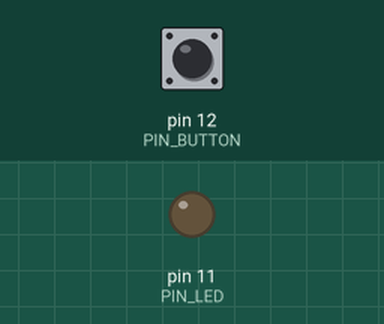
Bench run of a program on a simulated Raspberry Pi (header pin numbers). Shown: output pins drawn as LEDs (lit = HIGH). The test bench sets the inputs (shaded band); at power-on: pin 12 (PIN_BUTTON) HIGH. What the program prints to the terminal is not drawn.

Above: at 1.2 s.
1.3 s: pin 12 (PIN_BUTTON) pulled LOW for 0.15 s
At 1.38 s:
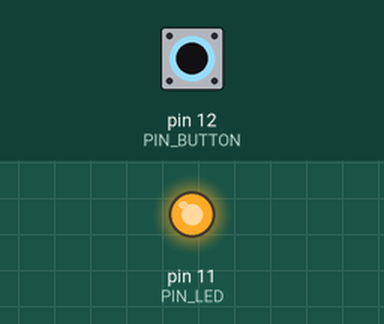
2.9 s: pin 12 (PIN_BUTTON) pulled LOW for 3.2 s
At 6.6 s:
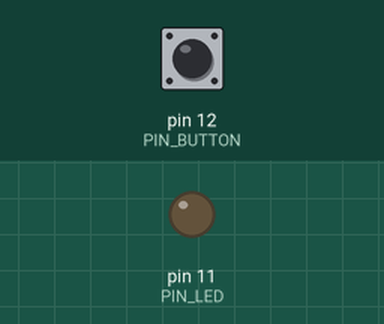
Timing chart, 0 to 8.1 s (numbered marks = the images above; inputs shaded):
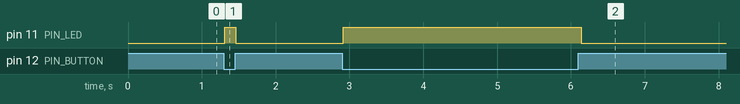

The program:

test.py
```python
import RPi.GPIO as GPIO
import time

# Configuración de pines
GPIO.setmode(GPIO.BOARD)
PIN_LED = 11      # LED de prueba
PIN_BUTTON = 12   # Botón de prueba

GPIO.setup(PIN_LED, GPIO.OUT)
GPIO.setup(PIN_BUTTON, GPIO.IN, pull_up_down=GPIO.PUD_UP)  # pull-up interno

try:
    while True:
        if GPIO.input(PIN_BUTTON) == GPIO.LOW:  # botón presionado
            GPIO.output(PIN_LED, GPIO.HIGH)
            print("Botón presionado → LED ON")
        else:
            GPIO.output(PIN_LED, GPIO.LOW)
            print("Botón suelto → LED OFF")
        time.sleep(0.05)  # pequeño retardo para no saturar la CPU
except KeyboardInterrupt:
    print("Cerrando...")
finally:
    GPIO.cleanup()
```

Measured:
- after the input at 1.3 s, pin 11 (PIN_LED): LOW → HIGH at once, → LOW 0.15 s later
- after the input at 2.9 s, pin 11 (PIN_LED): LOW → HIGH at once, → LOW 3.2 s later
